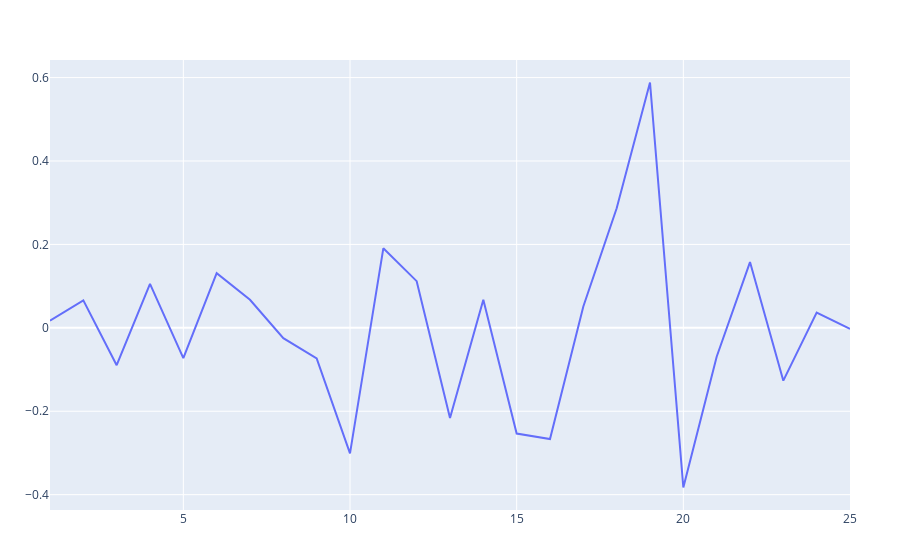

The code cell stored with this chart in its notebook:
### Code cell
plot(a)
plot(crosscor(x1, y))

### Figure 1 — Plotly figure (JSON) as saved in the notebook; plotly's stock layout.template omitted (floating-point values rounded to 4 significant figures)
{"data": [{"type": "scatter", "x": [1, 2, 3, 4, 5, 6, 7, 8, 9, 10, 11, 12, 13, 14, 15, 16, 17, 18, 19, 20, 21, 22, 23, 24, 25], "y": [0.01716, 0.06595, -0.08958, 0.1055, -0.07259, 0.1309, 0.06735, -0.02486, -0.07351, -0.301, 0.1906, 0.1119, -0.2161, 0.06713, -0.2535, -0.2666, 0.05135, 0.2867, 0.5882, -0.3828, -0.06919, 0.1576, -0.1266, 0.03659, -0.002667]}], "layout": {"margin": {"b": 50, "l": 50, "r": 50, "t": 60}}}
